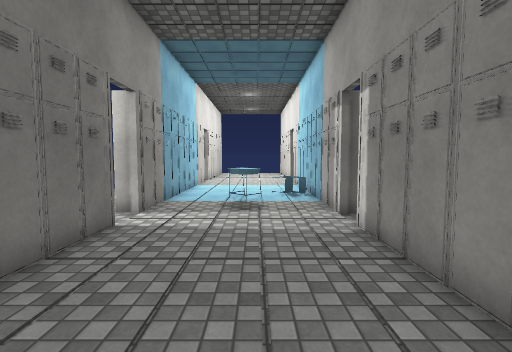
view 1 (above)

14 first-person views from a walk through a 3-D level made in the Unity game engine. The camera is 1.5 m above the floor, tilts 4° down and sees 85° across. Doors are open. The floor is counted in squares, 0.89 m on a side. Each view is taken from the middle of a square. On the plan, view 1 faces up. The plan holds only what a view shows up to about 15 squares ahead; the rest is blank. The place goes on beyond the plan. The player character is not drawn. Some animated figures are left out. Surface patterns are stand-ins for the level's own textures.

view 2
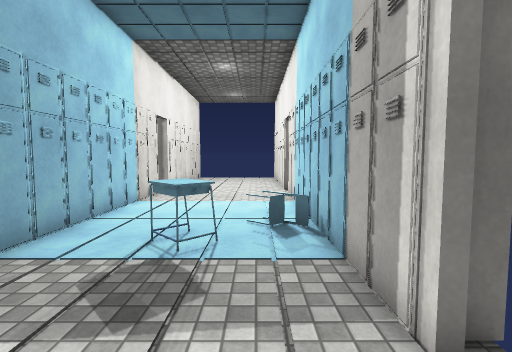

view 3
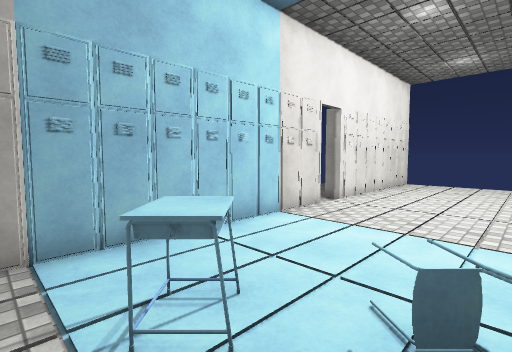

view 4
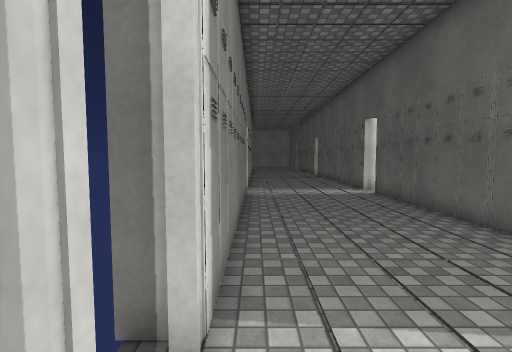

view 5
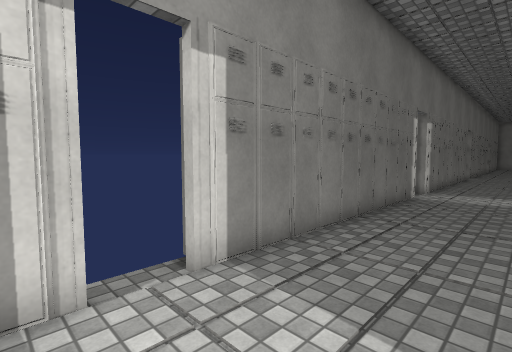

view 6
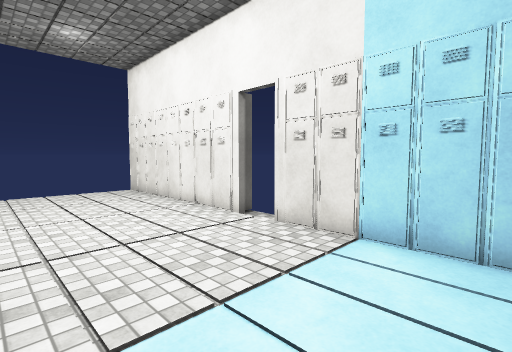

view 7
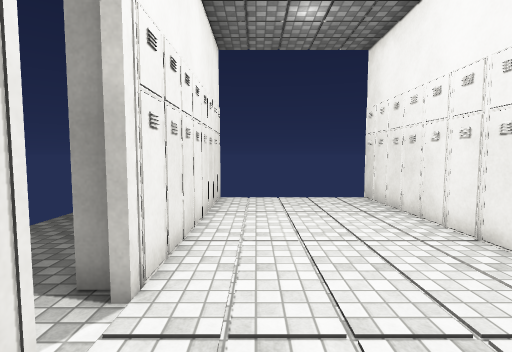

view 8
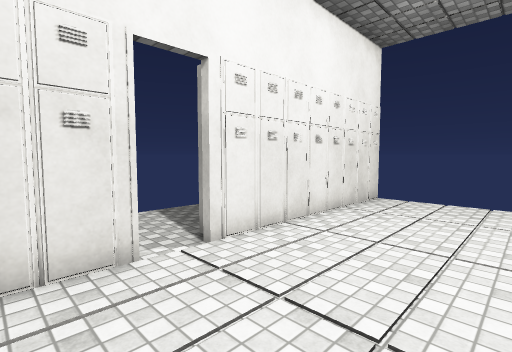

view 9
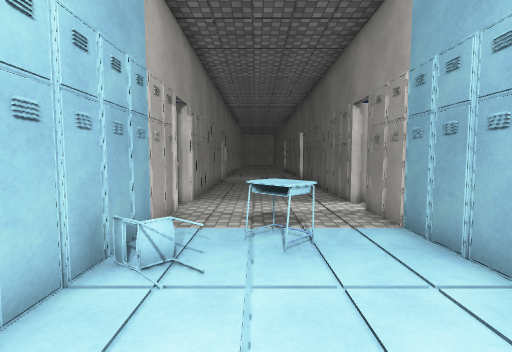

view 10
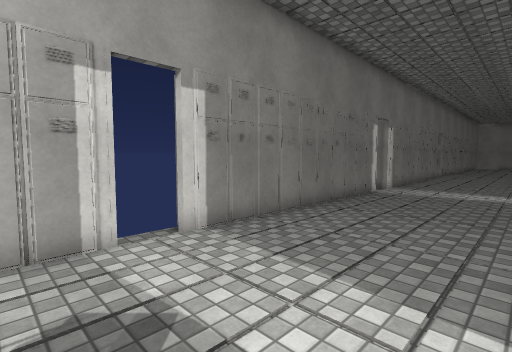

view 11
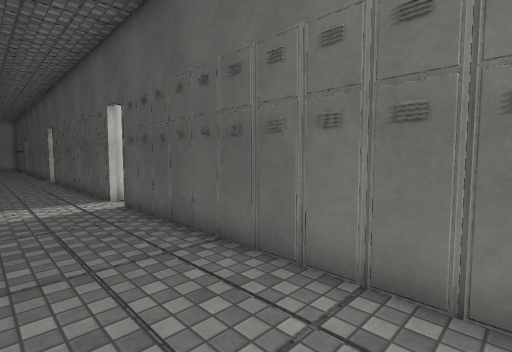

view 12
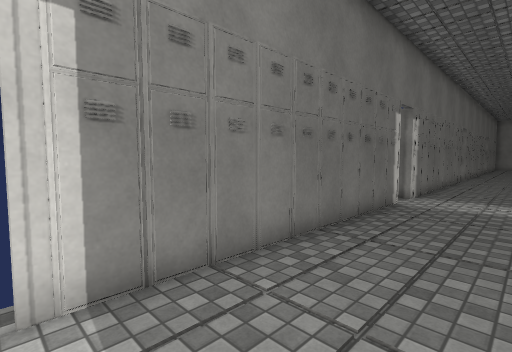

view 13
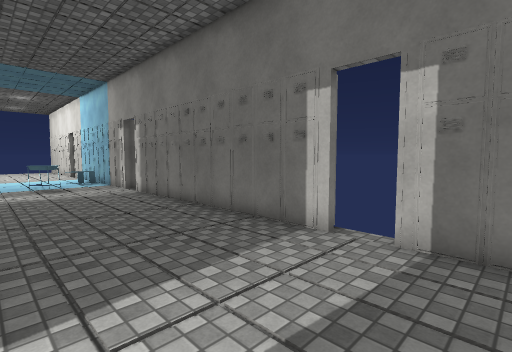

view 14
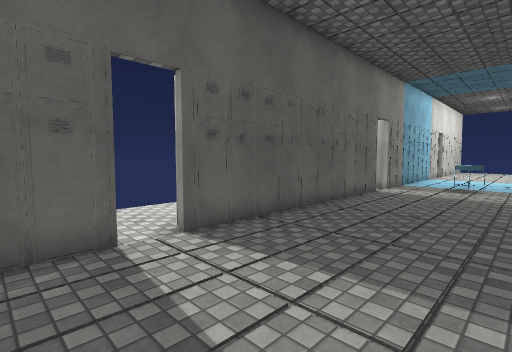

### Floor plan
Key: @ floor where view 1 was taken; # wall or solid block; . floor; D open door; E desk; O other object.
Columns run from 4 left of view 1 to 3 right of it. Each row starts with its distance up from view 1.
 28 #......#
 27 #......#
 26 #......O
 25 #......#
 24 #......#
 23 #......#
 22 #......O
 21 #......#
 20 DD....DD
 19 DD....DD
 18 #......#
 17 #......#
 16 #......#
 15 #......#
 14 #......O
 13 #....OO#
 12 #..E...#
 11 #...E..#
 10 #......O
  9 #......#
  8 #.....DD
  7 #.....DD
  6 #......#
  5 #......#
  4 #......#
  3 #......#
  2 #......O
  1 #......#
  0 #...@..#
 -1 #......#
 -2 #......O
 -3 #......#
 -4 #.....DD
 -5 #.....DD
 -6 #......#
 -7  ......

Positions as (right, up) in squares from view 1, and headings:
1: (0, 0), facing up
2: (1, 6), facing up
3: (2, 10), facing up-left
4: (2, 9), facing down
5: (-1, 9), facing down-right
6: (-3, 14), facing up-right
7: (-2, 17), facing up
8: (1, 17), facing up-left
9: (0, 17), facing down
10: (-3, 10), facing down-right
11: (0, 6), facing down-left
12: (-1, 7), facing down-right
13: (-3, -7), facing up-right
14: (2, -7), facing up-left
